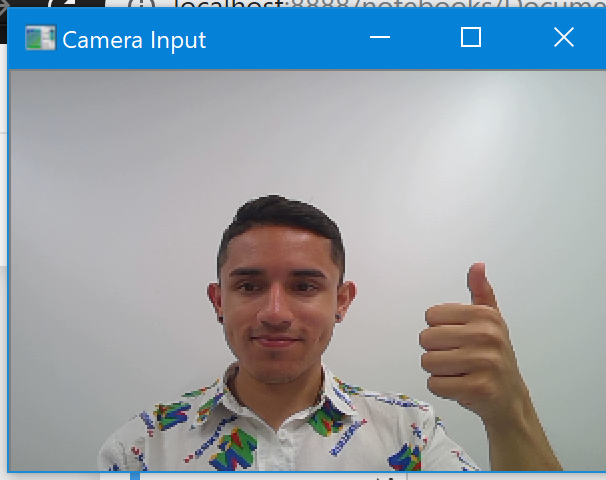
#> input picture Palm Gestures Recognition Using Python/media/checkpoint1.PNG, 606 x 480 px, given in place of the camera
$ jupyter execute checkpoint3.ipynb   (older library calls are emulated)   (text cells are left out)
#> lines starting #> are read from the running program, lines starting #| are printed output that depends on the picture
[cell 1]
import numpy as np
import cv2

# Hold the background frame for background subtraction.
background = None
# Hold the hand's data so all its details are in one place.
hand = None
# Variables to count how many frames have passed and to set the size of the window.
frames_elapsed = 0
FRAME_HEIGHT = 200
FRAME_WIDTH = 300
# Humans come in a ton of beautiful shades and colors.
# Try editing these if your program has trouble recognizing your skin tone.
CALIBRATION_TIME = 30
BG_WEIGHT = 0.5
OBJ_THRESHOLD = 18

[cell 2]
class HandData:
    top = (0,0)
    bottom = (0,0)
    left = (0,0)
    right = (0,0)
    centerX = 0
    prevCenterX = 0
    isInFrame = False
    isWaving = False
    fingers = None

    def __init__(self, top, bottom, left, right, centerX):
        self.top = top
        self.bottom = bottom
        self.left = left
        self.right = right
        self.centerX = centerX
        self.prevCenterX = 0
        isInFrame = False
        isWaving = False

    def update(self, top, bottom, left, right):
        self.top = top
        self.bottom = bottom
        self.left = left
        self.right = right

[cell 3]
# Here we take the current frame, the number of frames elapsed, and how many fingers we've detected
# so we can print on the screen which gesture is happening (or if the camera is calibrating).
def write_on_image(frame):
    text = "Searching..."

    if frames_elapsed < CALIBRATION_TIME:
        text = "Calibrating..."
    elif hand == None or hand.isInFrame == False:
        text = "No hand detected"
    else:
        if hand.isWaving:
            text = "Waving"
        elif hand.fingers == 0:
            text = "Rock"
        elif hand.fingers == 1:
            text = "Pointing"
        elif hand.fingers == 2:
            text = "Scissors"

    cv2.putText(frame, text, (10,20), cv2.FONT_HERSHEY_COMPLEX, 0.4,( 0 , 0 , 0 ),2,cv2.LINE_AA)
    cv2.putText(frame, text, (10,20), cv2.FONT_HERSHEY_COMPLEX, 0.4,(255,255,255),1,cv2.LINE_AA)

    # Highlight the region of interest.
    cv2.rectangle(frame, (region_left, region_top), (region_right, region_bottom), (255,255,255), 2)

[cell 4]
def get_region(frame):
    # Separate the region of interest from the rest of the frame.
    region = frame[region_top:region_bottom, region_left:region_right]
    # Make it grayscale so we can detect the edges more easily.
    region = cv2.cvtColor(region, cv2.COLOR_BGR2GRAY)
    # Use a Gaussian blur to prevent frame noise from being labeled as an edge.
    region = cv2.GaussianBlur(region, (5,5), 0)

    return region

[cell 5]
def get_average(region):
    # We have to use the global keyword because we want to edit the global variable.
    global background
    # If we haven't captured the background yet, make the current region the background.
    if background is None:
        background = region.copy().astype("float")
        return
    # Otherwise, add this captured frame to the average of the backgrounds.
    cv2.accumulateWeighted(region, background, BG_WEIGHT)

[cell 6]
# Here we use differencing to separate the background from the object of interest.
def segment(region):
    global hand
    # Find the absolute difference between the background and the current frame.
    diff = cv2.absdiff(background.astype(np.uint8), region)

    # Threshold that region with a strict 0 or 1 ruling so only the foreground remains.
    thresholded_region = cv2.threshold(diff, OBJ_THRESHOLD, 255, cv2.THRESH_BINARY)[1]

    # Get the contours of the region, which will return an outline of the hand.
    (_, contours, _) = cv2.findContours(thresholded_region.copy(), cv2.RETR_EXTERNAL, cv2.CHAIN_APPROX_SIMPLE)

    # If we didn't get anything, there's no hand.
    if len(contours) == 0:
        if hand is not None:
            hand.isInFrame = False
        return
    # Otherwise return a tuple of the filled hand (thresholded_region), along with the outline (segmented_region).
    else:
        if hand is not None:
            hand.isInFrame = True
        segmented_region = max(contours, key = cv2.contourArea)
        return (thresholded_region, segmented_region)

[cell 7]
# Our region of interest will be the top right part of the frame.
region_top = 0
region_bottom = int(2 * FRAME_HEIGHT / 3)
region_left = int(FRAME_WIDTH / 2)
region_right = FRAME_WIDTH

frames_elapsed = 0

capture = cv2.VideoCapture(1)

while (True):
    # Store the frame from the video capture and resize it to the window size.
    ret, frame = capture.read()
#> frame is the input picture: shape (480, 606, 3); mean B, G, R 169.8, 160.4, 148
    frame = cv2.resize(frame, (FRAME_WIDTH, FRAME_HEIGHT))
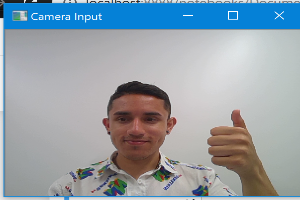
#> frame: shape (200, 300, 3); mean B, G, R 169.8, 160.3, 147.8
    # Flip the frame over the vertical axis so that it works like a mirror, which is more intuitive to the user.
    frame = cv2.flip(frame, 1)
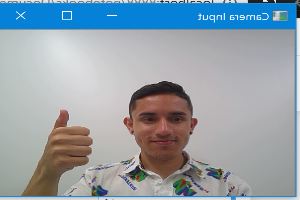
#> frame: shape (200, 300, 3); mean B, G, R 169.8, 160.3, 147.8

    # Separate the region of interest and prep it for edge detection.
    region = get_region(frame)
#> in get_region, `region = frame[region_top:region_bottom, region_left:region_right]`:
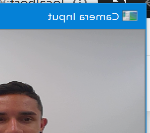
#> region: shape (133, 150, 3); mean B, G, R 173.1, 156.3, 138
#> in get_region, `region = cv2.cvtColor(region, cv2.COLOR_BGR2GRAY)`:
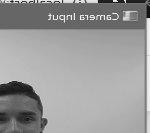
#> region: shape (133, 150); min 11, max 254, mean 152.7
#> in get_region, `region = cv2.GaussianBlur(region, (5,5), 0)`:
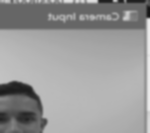
#> region: shape (133, 150); min 19, max 235, mean 152.7
    if frames_elapsed < CALIBRATION_TIME:
        get_average(region)
    else:
        region_pair = segment(region)
        if region_pair is not None:
            # If we have the regions segmented successfully, show them in another window for the user.
            (thresholded_region, segmented_region) = region_pair
            cv2.drawContours(region, [segmented_region], -1, (255, 255, 255))
            cv2.imshow("Segmented Image", region)

    # Write the action the hand is doing on the screen, and draw the region of interest.
    write_on_image(frame)
#> in write_on_image, `cv2.rectangle(frame, (region_left, region_top), (region_right, region_..`:
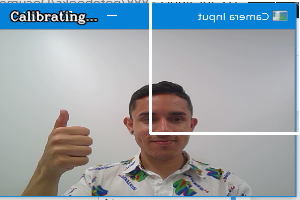
#> frame: shape (200, 300, 3); mean B, G, R 170.5, 162.2, 151.2
    # Show the previously captured frame.
    cv2.imshow("Camera Input", frame)
    frames_elapsed += 1
    # Check if user wants to exit.
    if (cv2.waitKey(1) & 0xFF == ord('x')):
#> (key x is pressed here)
        break

# When we exit the loop, we have to stop the capture too.
capture.release()
cv2.destroyAllWindows()

$ run again, on Palm Gestures Recognition Using Python/media/checkpoint2.PNG
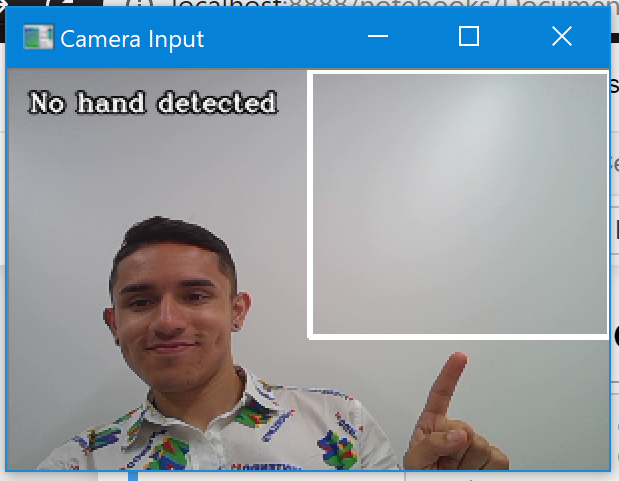
#> input picture Palm Gestures Recognition Using Python/media/checkpoint2.PNG, 619 x 481 px, given in place of the camera
#> frame is the input picture: shape (481, 619, 3); mean B, G, R 166.7, 156.4, 142.8
#> in get_region, `region = cv2.GaussianBlur(region, (5,5), 0)`:
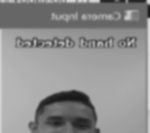
#> region: shape (133, 150); min 24, max 219, mean 141.8
#> in write_on_image, `cv2.rectangle(frame, (region_left, region_top), (region_right, region_..`:
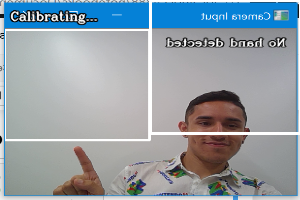
#> frame: shape (200, 300, 3); mean B, G, R 166.9, 158, 146.2

$ run again, on Palm Gestures Recognition Using Python/media/checkpoint3.PNG
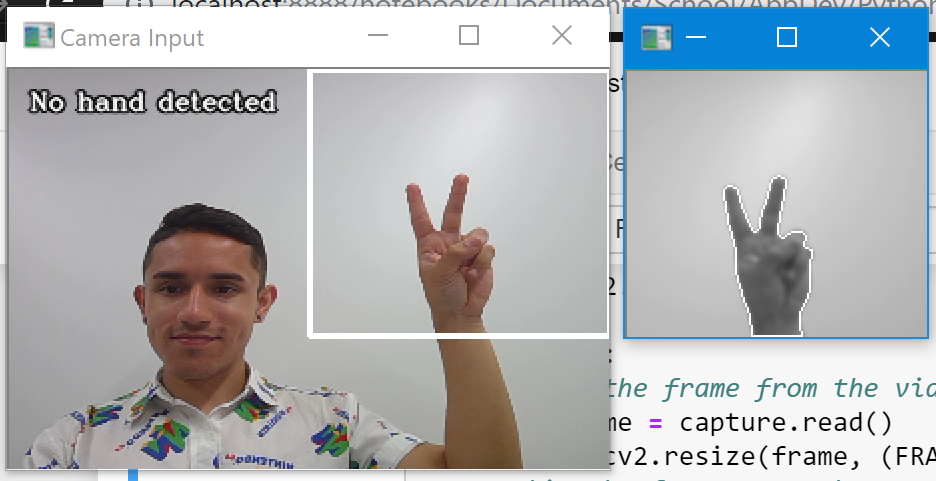
#> input picture Palm Gestures Recognition Using Python/media/checkpoint3.PNG, 936 x 481 px, given in place of the camera
#> frame is the input picture: shape (481, 936, 3); mean B, G, R 184.5, 181.7, 178.6
#> in get_region, `region = cv2.GaussianBlur(region, (5,5), 0)`:
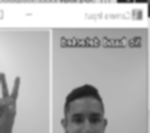
#> region: shape (133, 150); min 28, max 255, mean 182.2
#> in write_on_image, `cv2.rectangle(frame, (region_left, region_top), (region_right, region_..`:
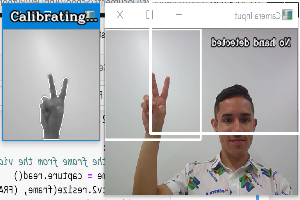
#> frame: shape (200, 300, 3); mean B, G, R 184.8, 182.9, 181.3

$ run again, on Palm Gestures Recognition Using Python/media/checkpoint4.PNG
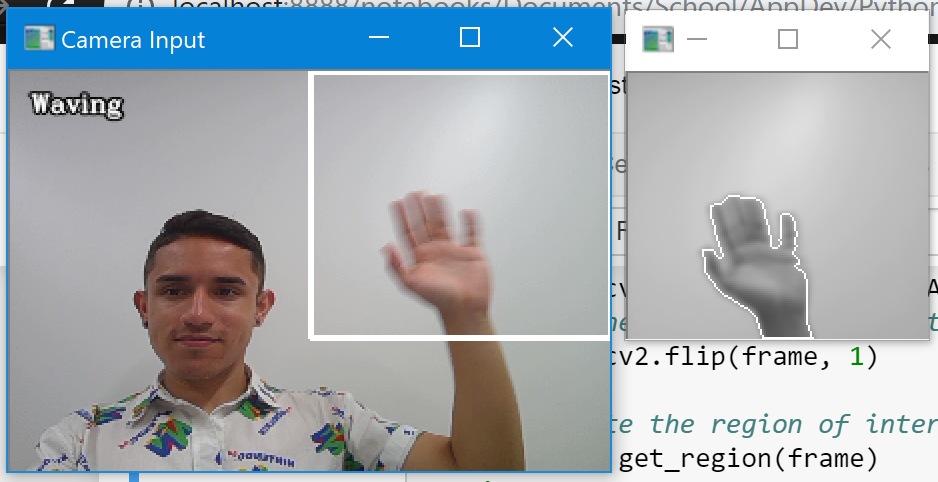
#> input picture Palm Gestures Recognition Using Python/media/checkpoint4.PNG, 938 x 482 px, given in place of the camera
#> frame is the input picture: shape (482, 938, 3); mean B, G, R 181.7, 175.2, 166.9
#> in get_region, `region = cv2.GaussianBlur(region, (5,5), 0)`:
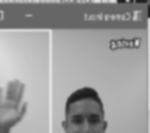
#> region: shape (133, 150); min 27, max 227, mean 155.2
#> in write_on_image, `cv2.rectangle(frame, (region_left, region_top), (region_right, region_..`:
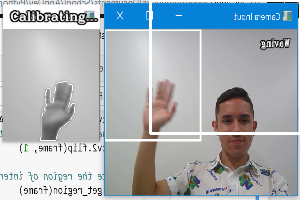
#> frame: shape (200, 300, 3); mean B, G, R 181.8, 175.3, 166.9
